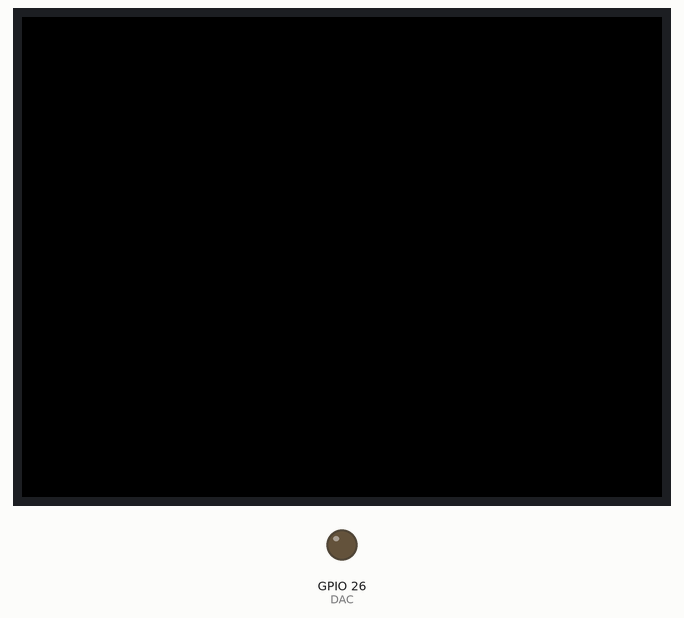
Bench run of a sketch on a simulated ESP32. On the bench: 320×240 colour display, output pins drawn as LEDs (lit = HIGH).

Above: at 0.2 s.
At 0.8 s:
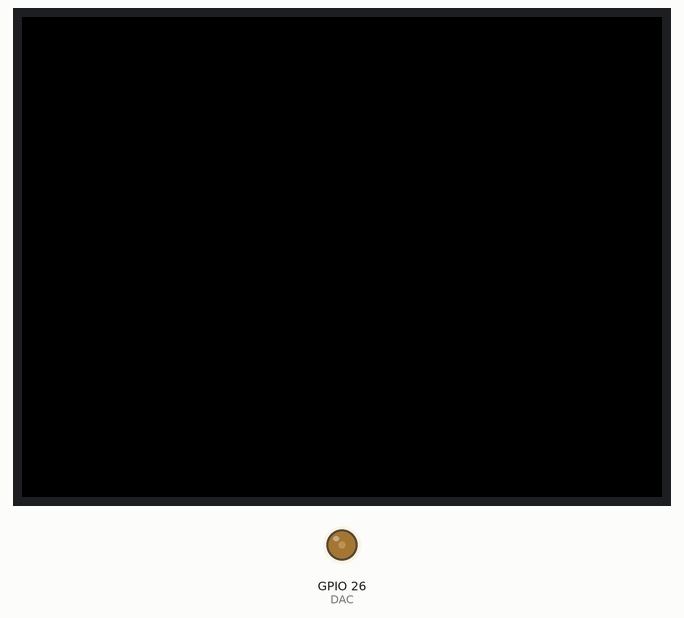
At 1.45 s:
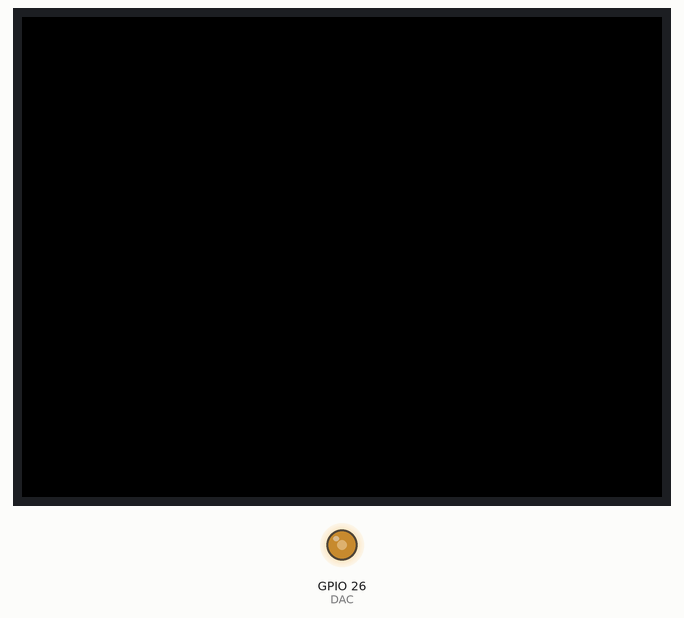
At 2.75 s:
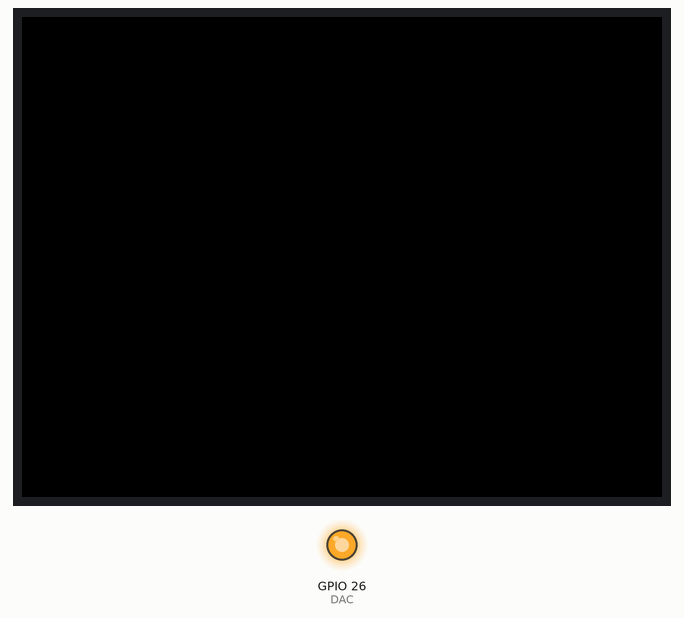
Timing chart, 0 to 6.1 s (numbered marks = the images above):
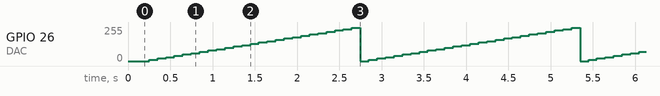

The sketch:

dac.ino
```cpp
#include <M5Stack.h>

#define DAC 26

void setup() {
    M5.begin();  // M5Stackを初期化する
}

void loop() {
    for (int i = 0; i < 256; i += 10) {
        dacWrite(DAC, i);  // 26番ピンにアナログ電圧を出力する
        delay(100);
    }
}
```

Measured:
- by itself, GPIO 26 (DAC): ramps from 0/255 to 250/255 and jumps back, once every 2.6 s
